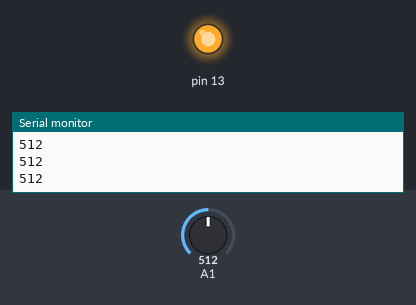
Recording of a sketch running on a simulated Arduino Uno, built with avr-gcc and run on an emulated ATmega328P. On the bench: output pins drawn as LEDs (lit = HIGH), the last lines printed to the serial monitor. The test bench sets the inputs (shaded band); at power-on: A1 = 512.

Above: at 1.2 s.
1.3 s: A1 set to 160
2.8 s: A1 set to 137
At 3.3 s:
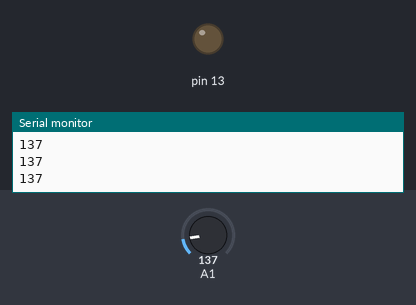
4.3 s: A1 set to 306
At 5.5 s:
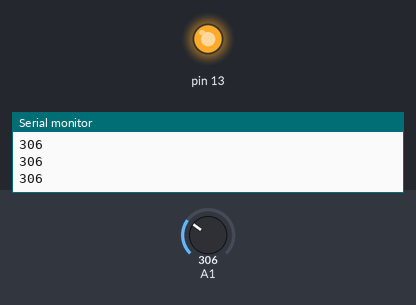
5.8 s: A1 set to 140
At 6.8 s:
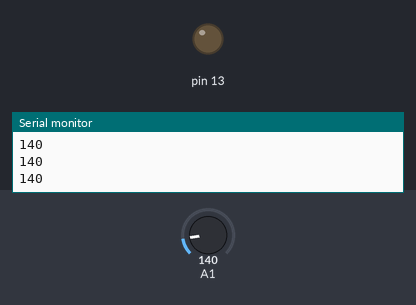
Timing chart, 0 to 8.3 s (numbered marks = the images above; inputs shaded):
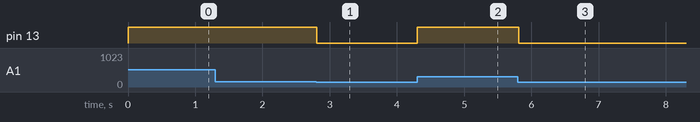

The sketch:

sketch_apr8a.ino
```cpp
void setup() {
  // シリアル通信を開始する
  Serial.begin(9600);
  // LEDを制御するピンを出力モードに設定する
  pinMode(13, OUTPUT);
}

void loop() {
  // センサーから値を読み取る
  int val = analogRead(1);
  // センサーの値をシリアルモニターに出力する
  Serial.println(val);


  // センサーの値が150を超えた場合、LEDを点灯させる
  if (val > 150) {
    digitalWrite(13, HIGH); // LEDを点灯させる
  } else {
    digitalWrite(13, LOW); // LEDを消灯させる
  }
}
```

Measured:
- the behaviour switches between 151 and 150 on A1 (found by bisection; images 0 and 1)
- after the input at 2.8 s, pin 13: HIGH → LOW at once
- after the input at 4.3 s, pin 13: LOW → HIGH at once
- after the input at 5.8 s, pin 13: HIGH → LOW at once
